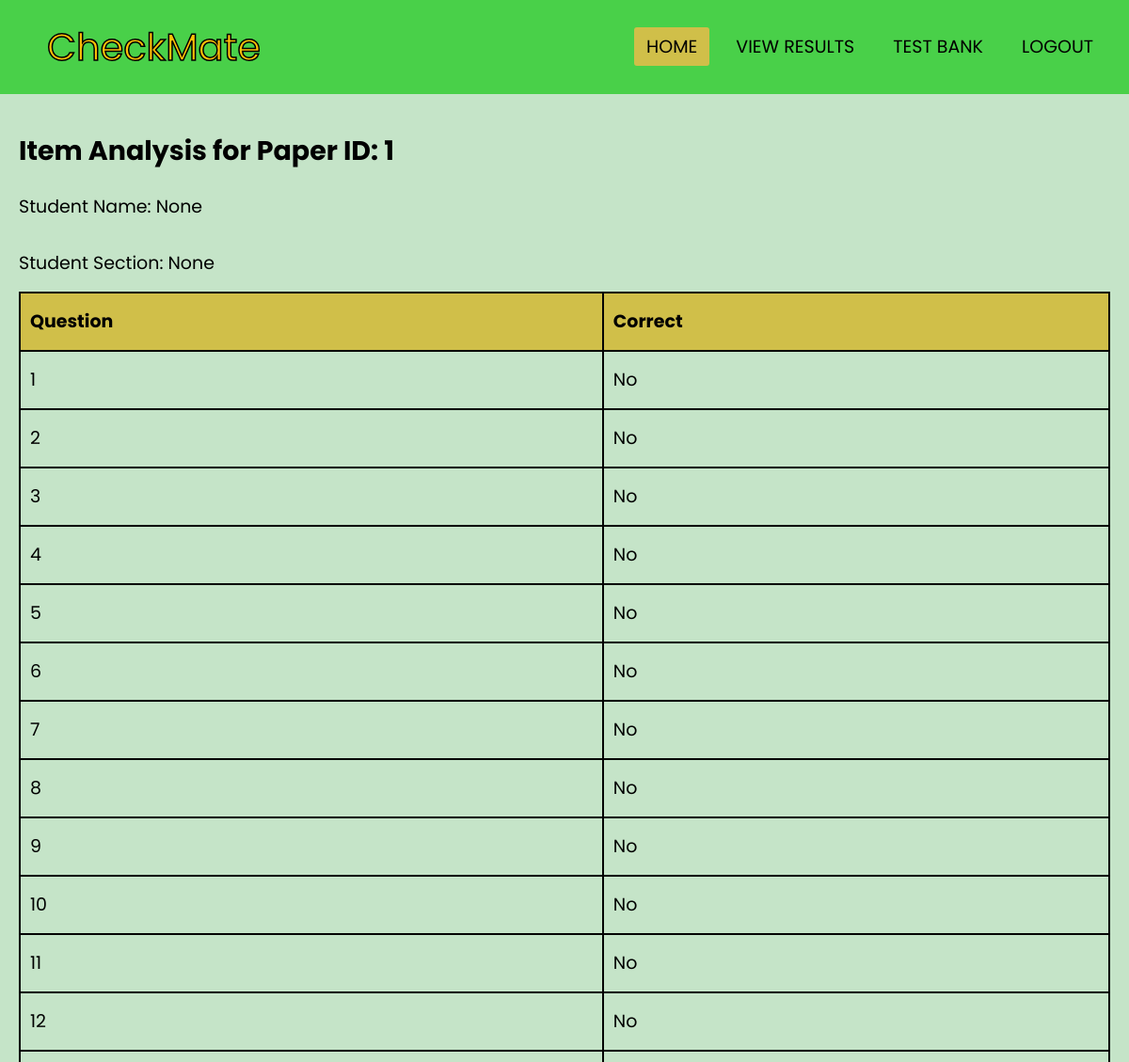
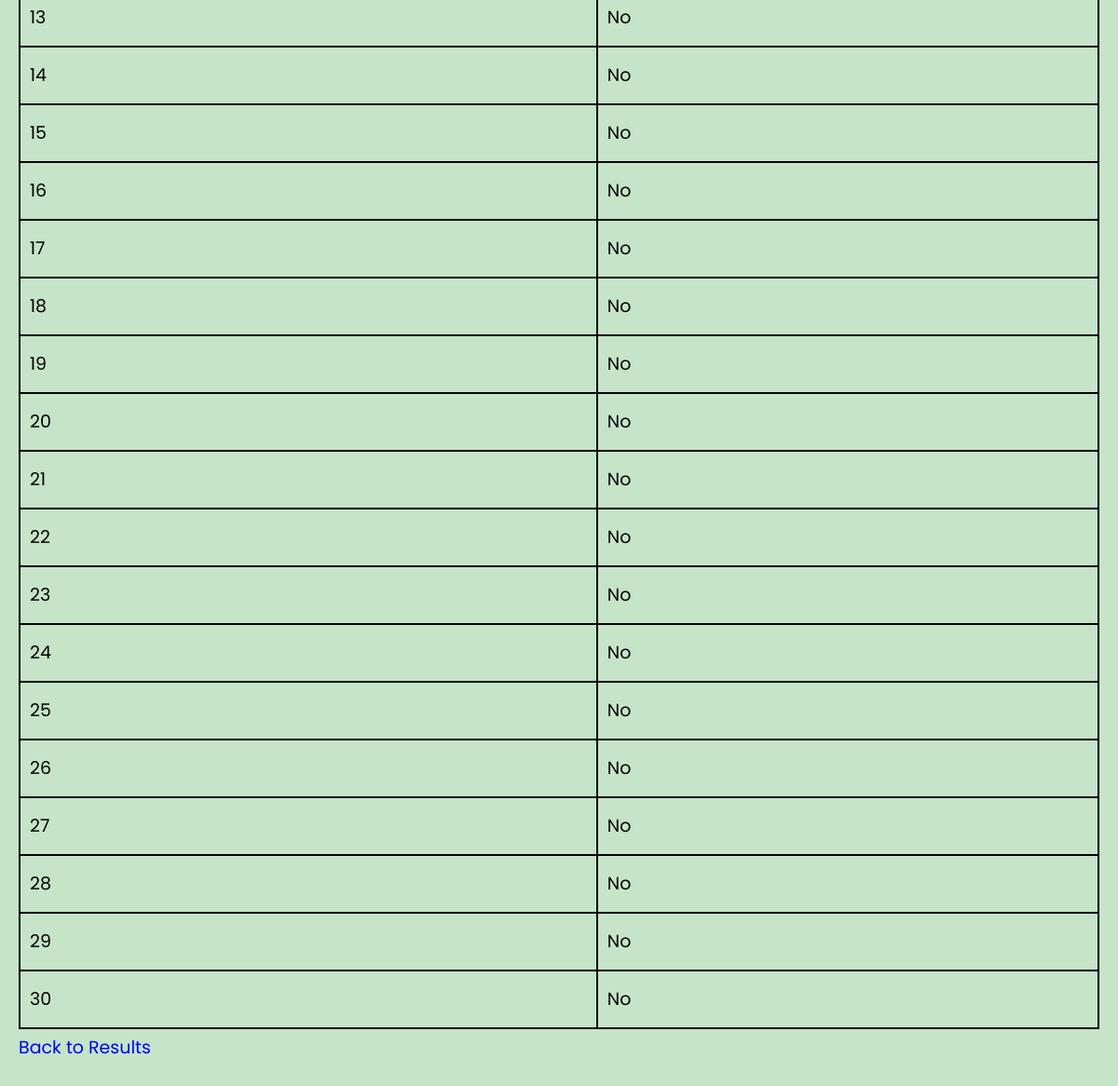
Screenshot of /view_item_analysis/1 (signed in) with the database file from the repository (2 pictures, top to bottom).
### app.py (models this page shows)
class StudentPaper(db.Model):
    id = db.Column(db.Integer, primary_key=True)
    student_name = db.Column(db.String(100), nullable=False)
    student_section = db.Column(db.String(100), nullable=False)
    file_path = db.Column(db.String(200), nullable=False)
    answers = db.Column(db.PickleType, nullable=False)
    score = db.Column(db.Integer, nullable=False)
    item_analysis = db.Column(db.PickleType, nullable=False)

### app.py (the view)
@app.route('/view_item_analysis/<int:paper_id>')
@login_required
def view_item_analysis(paper_id):
    student_paper = StudentPaper.query.get_or_404(paper_id)
    return render_template('view_item_analysis.html', student_paper=student_paper)

### app.py (called while the page is built)
@login_manager.user_loader
def load_user(user_id):
    return User.query.get(int(user_id))

### templates/view_item_analysis.html (shortened to what this page needs)
{% extends 'home-base.html' %}
{% block content %}
<h2>Item Analysis for Paper ID: {{ student_paper.id }}</h2>
<p>Student Name: {{ student_paper.student_name }}</p>
<p>Student Section: {{ student_paper.student_section }}</p>
<table>
    <thead>
        <tr>
            <th>Question</th>
            <th>Correct</th>
        </tr>
    </thead>
    <tbody>
        {% for item in student_paper.item_analysis %}
        <tr>
            <td>{{ item.question }}</td>
            <td>{{ 'Yes' if item.correct else 'No' }}</td>
        </tr>
        {% endfor %}
    </tbody>
</table>
<a class="btn btn-primary" href="{{ url_for('view_results') }}">Back to Results</a>
{% endblock %}

### static/css/home.css (style rules this page uses)
:root { --ff: "Poppins", sans-serif; --colorprimary: #49d049; --colorprimary2: #C5E4C8; --colorsecondary: #d0bf49; --colorsecondary2: #FFC107; --colortertiary: #ffffff; --colortertiary2: #000000; --h1: bold 48px/60px var(--ff); --h2: normal 40px/50px var(--ff); --h3: bold 33px/40px var(--ff); --h6: normal 19px/40px var(--ff); --p: light 16px/20px var(--ff); }
* { margin: 0; padding: 0; box-sizing: border-box; text-decoration: none; list-style: none; }
body { background: var(--colorprimary2); color: var(--colortertiary2); font: var(--h6); }
p { margin-top: 20px; }
table { width: 100%; border-collapse: collapse; margin-top: 10px; }
th, td { padding: 10px; border: 2px solid var(--colortertiary2); text-align: left; }
th { background: var(--colorsecondary); }

### rows the page displays
StudentPaper: id "1", student_name "None", student_section "None"

### other values shown
{{ item.question }} "1" "2" "3" "4" "5" "6" "7" "8" "9" "10" "11" "12" "13" "14" "15" "16" "17" "18" "19" "20" "21" "22" "23" "24" "25" "26" "27" "28" "29" "30"
{{ 'Yes' if item.correct else 'No' }} "No" "No" "No" "No" "No" "No" "No" "No" "No" "No" "No" "No" "No" "No" "No" "No" "No" "No" "No" "No" "No" "No" "No" "No" "No" "No" "No" "No" "No" "No"
